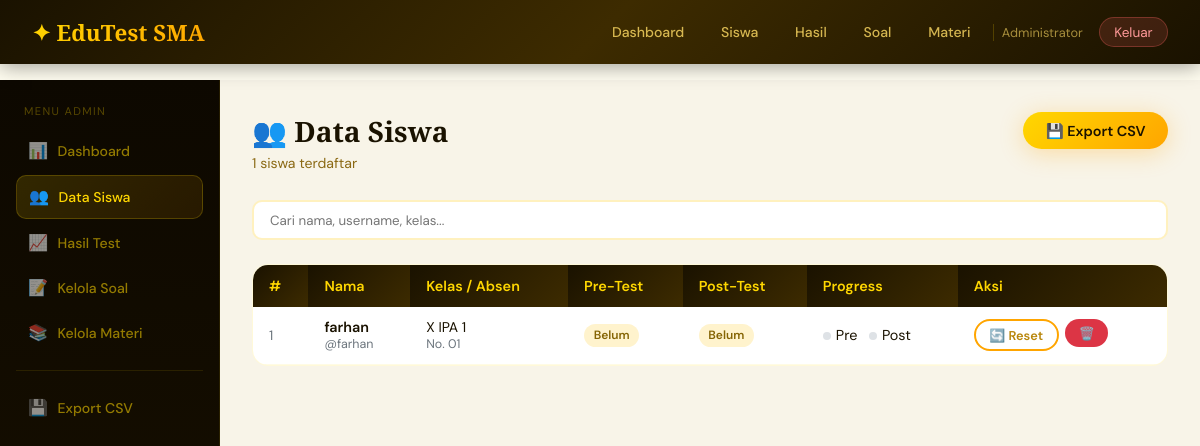
Page /admin/siswa (signed in) on the committed database.
### app.py (models this page shows)
class User(db.Model):
    id = db.Column(db.Integer, primary_key=True)
    nama = db.Column(db.String(100), nullable=False)
    username = db.Column(db.String(50), unique=True, nullable=False)
    password = db.Column(db.String(200), nullable=False)
    kelas = db.Column(db.String(20))
    no_absen = db.Column(db.String(10))
    is_admin = db.Column(db.Boolean, default=False)
    created_at = db.Column(db.DateTime, default=datetime.utcnow)
    results = db.relationship('TestResult', backref='user', lazy=True)

### app.py (the view)
@app.route('/admin/siswa')
@admin_required
def admin_siswa():
    students = User.query.filter_by(is_admin=False).order_by(User.created_at.desc()).all()
    results = {}
    for s in students:
        pre = TestResult.query.filter_by(user_id=s.id, test_type='pre').first()
        post = TestResult.query.filter_by(user_id=s.id, test_type='post').first()
        results[s.id] = {'pre': pre, 'post': post}
    return render_template('admin/siswa.html', students=students, results=results)

### app.py (called while the page is built)
def admin_required(f):
    from functools import wraps
    @wraps(f)
    def decorated(*args, **kwargs):
        if 'user_id' not in session or not session.get('is_admin'):
            flash('Akses ditolak.', 'danger')
            return redirect(url_for('login'))
        return f(*args, **kwargs)
    return decorated

### templates/admin/siswa.html (shortened to what this page needs)
{% extends 'admin/base.html' %}
{% block admin_content %}
<div class="page-header" style="display:flex; justify-content:space-between; align-items:flex-start; flex-wrap:wrap; gap:1rem;">
  <div>
    <h1>👥 Data Siswa</h1>
    <p>{{ students|length }} siswa terdaftar</p>
  </div>
  <a href="{{ url_for('admin_export') }}" class="btn btn-primary">💾 Export CSV</a>
</div>
<div class="search-bar">
  <input type="text" id="searchInput" placeholder="Cari nama, username, kelas..." oninput="filterTable()">
</div>
<div class="table-wrap">
  <table class="table" id="siswaTable">
    <thead>
      <tr>
        <th>#</th>
        <th>Nama</th>
        <th>Kelas / Absen</th>
        <th>Pre-Test</th>
        <th>Post-Test</th>
        <th>Progress</th>
        <th>Aksi</th>
      </tr>
    </thead>
    <tbody>
      {% for s in students %}
      {% set r = results[s.id] %}
      <tr>
        <td style="color:#6c757d; font-size:0.85rem;">{{ loop.index }}</td>
        <td>
          <div style="font-weight:600; color:#1A1200;">{{ s.nama }}</div>
          <div style="font-size:0.78rem; color:#6c757d;">@{{ s.username }}</div>
        </td>
        <td>
          <div style="font-size:0.88rem;">{{ s.kelas or '-' }}</div>
          <div style="font-size:0.78rem; color:#6c757d;">No. {{ s.no_absen or '-' }}</div>
        </td>
        <td>
          {% if r.pre %}
            <div style="font-weight:700; color: {% if r.pre.nilai >= 75 %}#28a745{% elif r.pre.nilai >= 50 %}#FFA500{% else %}#dc3545{% endif %};">{{ "%.0f"|format(r.pre.nilai) }}</div>
            <div style="font-size:0.75rem; color:#6c757d;">{{ r.pre.jumlah_benar }}/{{ r.pre.total_soal }}</div>
          {% else %}
            <span class="badge badge-warning">Belum</span>
          {% endif %}
        </td>
        <td>
          {% if r.post %}
            <div style="font-weight:700; color: {% if r.post.nilai >= 75 %}#28a745{% elif r.post.nilai >= 50 %}#FFA500{% else %}#dc3545{% endif %};">{{ "%.0f"|format(r.post.nilai) }}</div>
            <div style="font-size:0.75rem; color:#6c757d;">{{ r.post.jumlah_benar }}/{{ r.post.total_soal }}</div>
          {% else %}
            <span class="badge badge-warning">Belum</span>
          {% endif %}
        </td>
        <td>
          <span class="status-dot {% if r.pre %}dot-done{% else %}dot-pending{% endif %}"></span>Pre
          &nbsp;
          <span class="status-dot {% if r.post %}dot-done{% else %}dot-pending{% endif %}"></span>Post
        </td>
        <td>
          <div style="display:flex; gap:0.4rem; flex-wrap:wrap;">
            <form method="POST" action="{{ url_for('reset_siswa', user_id=s.id) }}" onsubmit="return confirm('Reset data test {{ s.nama }}?')">
              <button type="submit" class="btn btn-outline btn-sm">🔄 Reset</button>
            </form>
            <form method="POST" action="{{ url_for('hapus_siswa', user_id=s.id) }}" onsubmit="return confirm('Hapus siswa {{ s.nama }}? Data tidak bisa dipulihkan!')">
              <button type="submit" class="btn btn-danger btn-sm">🗑️</button>
            </form>
          </div>
        </td>
      </tr>
      {% else %}
      <tr><td colspan="7" style="text-align:center; color:#6c757d; padding:2rem;">Belum ada siswa terdaftar</td></tr>
      {% endfor %}
    </tbody>
  </table>
</div>
{% endblock %}

### templates/base.html (style rules this page uses)
:root { --gold-1: #FFD700; --gold-2: #FFA500; --gold-3: #FF8C00; --gold-dark: #B8860B; --cream: #FFFDF0; --warm-white: #FEFEFE; --text-dark: #1A1200; --text-mid: #4A3800; --text-light: #8B6914; --shadow-gold: 0 4px 24px rgba(255, 165, 0, 0.3); --shadow-deep: 0 8px 40px rgba(184, 134, 11, 0.2); --radius: 16px; --radius-sm: 8px; }
* { margin: 0; padding: 0; box-sizing: border-box; }
body { font-family: 'DM Sans', sans-serif; background: var(--cream); color: var(--text-dark); min-height: 100vh; }
.btn { display: inline-flex; align-items: center; gap: 0.4rem; padding: 0.6rem 1.4rem; border-radius: 30px; font-weight: 600; font-size: 0.9rem; text-decoration: none; border: none; cursor: pointer; transition: all 0.25s; font-family: 'DM Sans', sans-serif; }
.btn-primary { background: linear-gradient(135deg, var(--gold-1) 0%, var(--gold-2) 100%); color: #1A1200; box-shadow: var(--shadow-gold); }
.btn-outline { background: transparent; border: 2px solid var(--gold-2); color: var(--gold-dark); }
.btn-danger { background: #dc3545; color: white; }
.btn-sm { padding: 0.35rem 0.85rem; font-size: 0.8rem; }
.table { width: 100%; border-collapse: collapse; font-size: 0.9rem; }
.table th { background: linear-gradient(135deg, #1A1200, #3D2B00); color: var(--gold-1); padding: 0.75rem 1rem; text-align: left; font-weight: 600; }
.table td { padding: 0.7rem 1rem; border-bottom: 1px solid rgba(255,215,0,0.1); }
.badge { display: inline-block; padding: 0.2rem 0.6rem; border-radius: 20px; font-size: 0.75rem; font-weight: 600; }
.badge-warning { background: #fff3cd; color: #856404; }

### templates/admin/base.html (style rules this page uses)
.page-header { margin-bottom: 1.75rem; }
.page-header h1 { font-family: 'Playfair Display', serif; font-size: 1.75rem; color: #1A1200; }
.page-header p { color: #8B6914; margin-top: 0.25rem; font-size: 0.88rem; }

### templates/admin/siswa.html (style rules this page uses)
.search-bar { display: flex; gap: 1rem; margin-bottom: 1.5rem; }
.search-bar input { flex: 1; padding: 0.6rem 1rem; border: 2px solid rgba(255,200,0,0.25); border-radius: 10px; font-family: 'DM Sans', sans-serif; }
.table-wrap { background: white; border-radius: 16px; overflow: hidden; border: 1px solid rgba(255,215,0,0.15); }
.status-dot { width: 8px; height: 8px; border-radius: 50%; display: inline-block; margin-right: 5px; }
.dot-pending { background: #dee2e6; }

### rows in the picture
User: nama "farhan", username "farhan", kelas "X IPA 1", no_absen "01"

### other values in the picture
{{ session.nama }} "Administrator"
{{ students|length }} "1"
